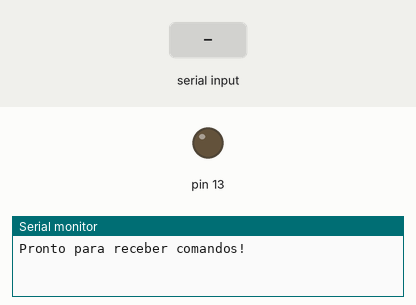
Simulated run of this sketch. Board: Arduino Uno, built with avr-gcc and run on an emulated ATmega328P. Shown: output pins drawn as LEDs (lit = HIGH), the last lines printed to the serial monitor. The inputs (shaded band) are chosen by the test bench.

Above: at 1.2 s.
1.3 s: "1" received over Serial
At 2.0 s:
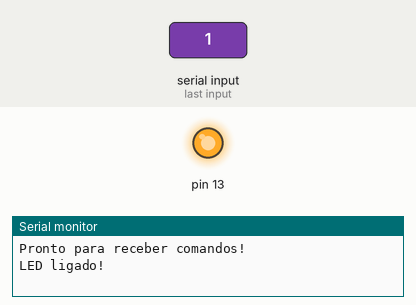
2.8 s: "0" received over Serial
At 3.2 s:
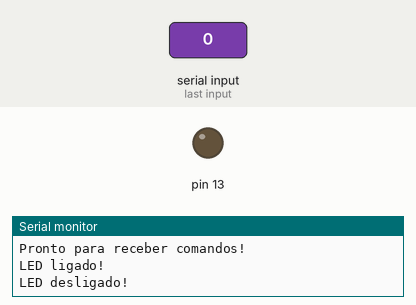
Timing chart, 0 to 5.8 s (numbered marks = the images above; inputs shaded):
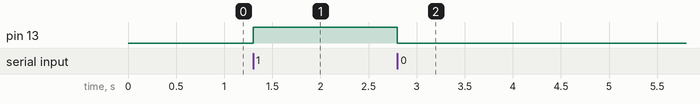

The sketch:

led_control.ino
```cpp
char command;

void setup() {
    pinMode(13, OUTPUT);
    Serial.begin(9600);
    Serial.println("Pronto para receber comandos!");
}

void loop() {
    if (Serial.available()) {
        command = Serial.read();
        if (command == '1') {
            digitalWrite(13, HIGH);
            Serial.println("LED ligado!");
        } else if (command == '0') {
            digitalWrite(13, LOW);
            Serial.println("LED desligado!");
        } else {
            Serial.println("Comando inválido. Use '1' para ligar e '0' para desligar.");
        }
    }
}
```

Measured:
- after the input at 1.3 s, pin 13: LOW → HIGH at once
- after the input at 2.8 s, pin 13: HIGH → LOW at once
